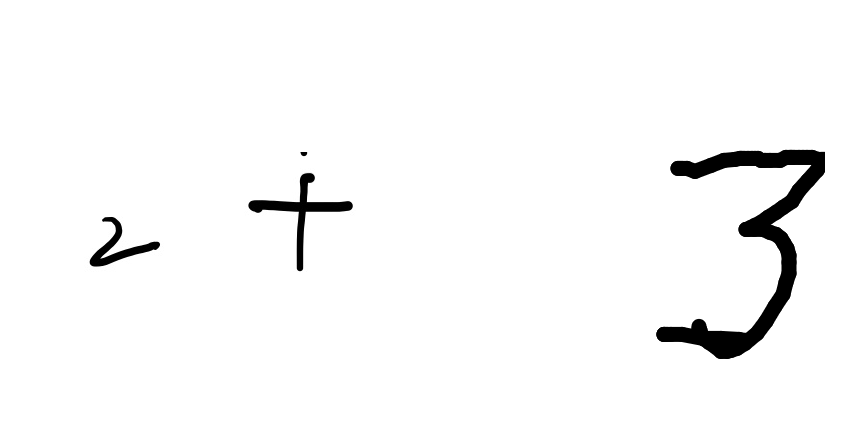
#> input picture test_simple_add.png, 845 x 440 px; its folder holds only this picture in this run
$ python -i inference_utils.py   (imports and definitions only)
#> lines starting #> are read from the running program, lines starting #| are printed output that depends on the picture; after the words box and inside, x2 and y2 are one past the last pixel; in counts of white or black regions, pixels touching at a corner belong together
"""
Utility functions for handwritten equation recognition and solving
"""
# Import TensorFlow configuration FIRST
try:
    import tf_config
except ImportError:
    # Fallback: set env vars manually
    import os
    os.environ['TF_NUM_INTEROP_THREADS'] = '1'
    os.environ['TF_NUM_INTRAOP_THREADS'] = '1'
    os.environ['OMP_NUM_THREADS'] = '1'
    os.environ['MKL_NUM_THREADS'] = '1'
    os.environ['TF_CPP_MIN_LOG_LEVEL'] = '3'

import cv2
import numpy as np
import imutils
from imutils.contours import sort_contours
import re
import sys

# Configure TensorFlow at module import time (before any TF operations)
_configured_tf = False
def _configure_tensorflow():
    """Configure TensorFlow for single-threaded execution - call this once"""
    global _configured_tf
    if _configured_tf:
        return
    try:
        import tensorflow as tf
        # CRITICAL: Must configure before any TensorFlow operations
        tf.config.threading.set_inter_op_parallelism_threads(1)
#> (this line was passed over: tensorflow is not available in this run)
        tf.config.threading.set_intra_op_parallelism_threads(1)
#> (this line was passed over: tensorflow is not available in this run)
        # Disable optimizations
        try:
            tf.config.optimizer.set_experimental_options({'disable_meta_optimizer': True})
#> (this line was passed over: tensorflow is not available in this run)
#> further down, picture is the input picture: shape (440, 845, 3); min 0, max 255, mean 247.7
        except:
            pass
        _configured_tf = True
    except:
        pass

# Configure immediately
_configure_tensorflow()

# [20 lines left out: function preprocess_symbol, not called in this run]

def segment_equation(image):
    """
    Segment an equation image into individual symbols
    Returns: list of symbol bounding boxes (x, y, w, h) and processed images
    """
    # Convert to grayscale
    if len(image.shape) == 3:
        gray = cv2.cvtColor(image, cv2.COLOR_BGR2GRAY)
    else:
        gray = image.copy()

    # Apply threshold
    binary = cv2.threshold(gray, 0, 255, cv2.THRESH_BINARY_INV | cv2.THRESH_OTSU)[1]
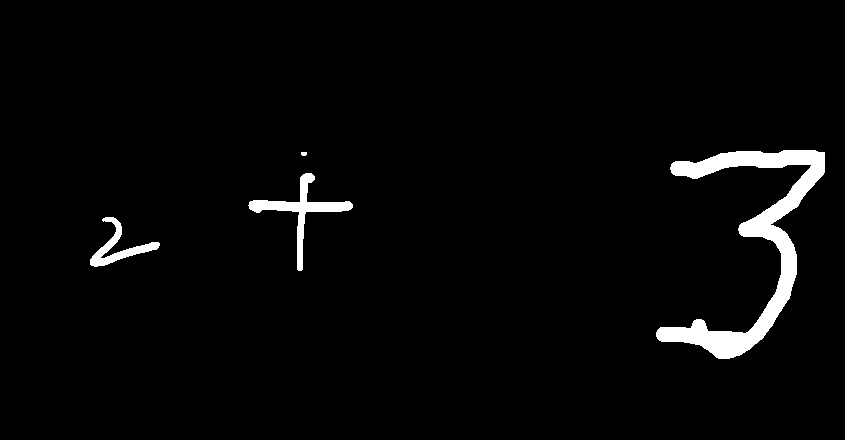
#> binary: shape (440, 845); 2.9% white; 4 white regions

    # Find contours
    cnts = cv2.findContours(binary, cv2.RETR_EXTERNAL, cv2.CHAIN_APPROX_SIMPLE)
#> cnts = 4 contours, 1 with area under 20; largest, box (x1, y1, x2, y2) and area: (656, 150, 825, 359) 7524, (248, 173, 353, 271) 1476, (90, 217, 160, 267) 818
    cnts = imutils.grab_contours(cnts)

    # Sort contours left to right
    if cnts:
        cnts = sort_contours(cnts, method="left-to-right")[0]

    # Extract bounding boxes and images
    symbols = []
    boxes = []

    for c in cnts:
        # Get bounding box
        (x, y, w, h) = cv2.boundingRect(c)

        # Filter out small noise
        if w < 10 or h < 10:
            continue

        # Extract symbol region with padding
        padding = 5
        y_start = max(0, y - padding)
        y_end = min(image.shape[0], y + h + padding)
        x_start = max(0, x - padding)
        x_end = min(image.shape[1], x + w + padding)

        symbol_img = gray[y_start:y_end, x_start:x_end]

        boxes.append((x, y, w, h))
        symbols.append(symbol_img)
#> this loop made 4 passes
#> (x, y, w, h, y_start, y_end, x_start, x_end) on passes 1, 2, 4: (90, 217, 70, 50, 212, 272, 85, 165), (248, 173, 105, 98, 168, 276, 243, 358), (656, 150, 169, 209, 145, 364, 651, 830)
#> (x, y, w, h) on pass 3: (301, 152, 6, 4)
#> pass 1, in segment_equation, `symbol_img = gray[y_start:y_end, x_start:x_end]`:
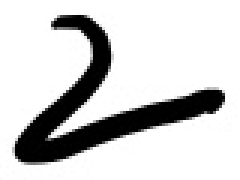
#> symbol_img: shape (60, 80) (shown 3 times larger); min 0, max 255, mean 205.7
#> pass 2, in segment_equation, `symbol_img = gray[y_start:y_end, x_start:x_end]`:
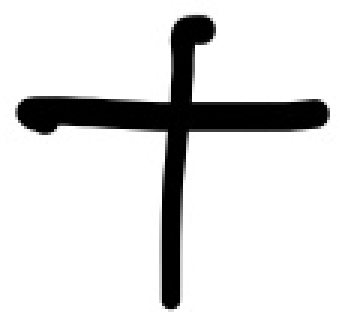
#> symbol_img: shape (108, 115) (shown 3 times larger); min 0, max 255, mean 221
#> after the loop, boxes = [(90, 217, 70, 50), (248, 173, 105, 98), (656, 150, 169, 209)]; symbols = 3 items

    return boxes, symbols

# [250 lines left out: functions map_label_to_symbol, correct_add_sub_by_geometry, solve_equation, recognize_equation, not called in this run]

>>> import cv2
>>> picture = cv2.imread('test_simple_add.png')
>>> result = segment_equation(picture)

$ run again, on test_simple_div.png
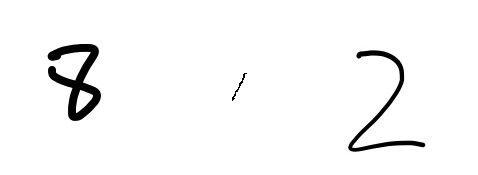
#> input picture test_simple_div.png, 478 x 175 px
#> picture is the input picture: shape (175, 478, 3); min 0, max 255, mean 246.8
#> in segment_equation, `binary = cv2.threshold(gray, 0, 255, cv2.THRESH_BINARY_INV | cv2.THRES..`:
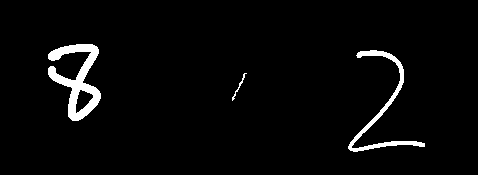
#> binary: shape (175, 478); 3.2% white; 3 white regions
#> cnts = 3 contours; box (x1, y1, x2, y2) and area: (48, 44, 101, 121) 1712, (348, 50, 425, 152) 782, (232, 73, 247, 101) 25
#> the loop in segment_equation, `for c in cnts:` made 3 passes
#> (x, y, w, h, y_start, y_end, x_start, x_end) on passes 1 to 3: (48, 44, 53, 77, 39, 126, 43, 106), (232, 73, 15, 28, 68, 106, 227, 252), (348, 50, 77, 102, 45, 157, 343, 430)
#> pass 3, in segment_equation, `symbol_img = gray[y_start:y_end, x_start:x_end]`:
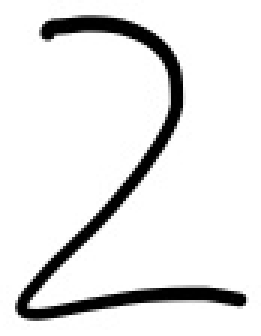
#> symbol_img: shape (112, 87) (shown 3 times larger); min 0, max 255, mean 229.3
#> after the loop in segment_equation, `for c in cnts:`: boxes = [(48, 44, 53, 77), (232, 73, 15, 28), (348, 50, 77, 102)]; symbols = 3 items

$ run again, on test_simple_mul.png
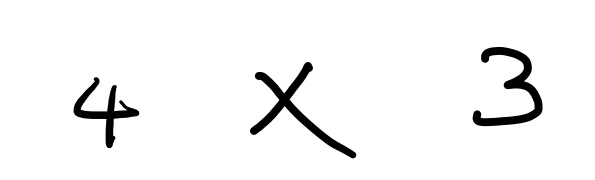
#> input picture test_simple_mul.png, 595 x 180 px
#> picture is the input picture: shape (180, 595, 3); min 0, max 255, mean 244.5
#> in segment_equation, `binary = cv2.threshold(gray, 0, 255, cv2.THRESH_BINARY_INV | cv2.THRES..`:
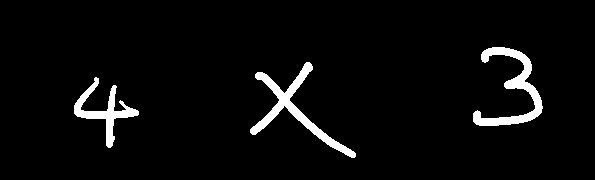
#> binary: shape (180, 595); 4.1% white; 3 white regions
#> cnts = 3 contours; box (x1, y1, x2, y2) and area: (250, 62, 356, 158) 1507, (473, 47, 543, 126) 1404, (74, 77, 139, 148) 978
#> the loop in segment_equation, `for c in cnts:` made 3 passes
#> (x, y, w, h, y_start, y_end, x_start, x_end) on passes 1 to 3: (74, 77, 65, 71, 72, 153, 69, 144), (250, 62, 106, 96, 57, 163, 245, 361), (473, 47, 70, 79, 42, 131, 468, 548)
#> pass 3, in segment_equation, `symbol_img = gray[y_start:y_end, x_start:x_end]`:
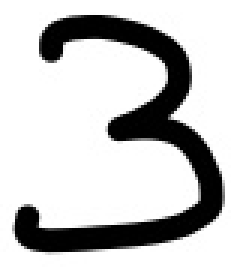
#> symbol_img: shape (89, 80) (shown 3 times larger); min 0, max 255, mean 198.2
#> after the loop in segment_equation, `for c in cnts:`: boxes = [(74, 77, 65, 71), (250, 62, 106, 96), (473, 47, 70, 79)]; symbols = 3 items

$ run again, on test_simple_sub.png
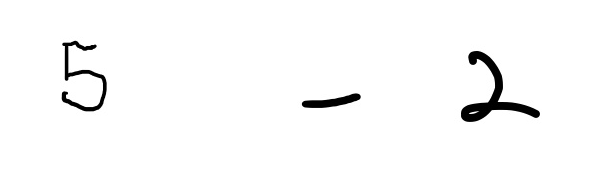
#> input picture test_simple_sub.png, 600 x 175 px
#> picture is the input picture: shape (175, 600, 3); min 0, max 255, mean 248.9
#> in segment_equation, `binary = cv2.threshold(gray, 0, 255, cv2.THRESH_BINARY_INV | cv2.THRES..`:
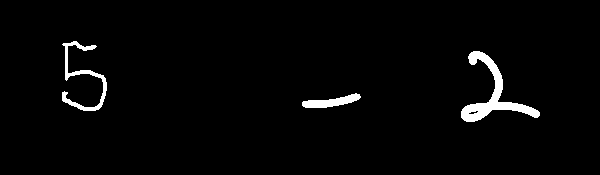
#> binary: shape (175, 600); 2.4% white; 3 white regions
#> cnts = 3 contours; box (x1, y1, x2, y2) and area: (461, 51, 540, 122) 1264, (62, 41, 107, 111) 517, (302, 93, 361, 108) 380
#> the loop in segment_equation, `for c in cnts:` made 3 passes
#> (x, y, w, h, y_start, y_end, x_start, x_end) on passes 1 to 3: (62, 41, 45, 70, 36, 116, 57, 112), (302, 93, 59, 15, 88, 113, 297, 366), (461, 51, 79, 71, 46, 127, 456, 545)
#> pass 3, in segment_equation, `symbol_img = gray[y_start:y_end, x_start:x_end]`:
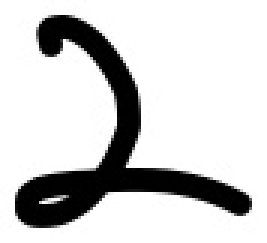
#> symbol_img: shape (81, 89) (shown 3 times larger); min 0, max 255, mean 206
#> after the loop in segment_equation, `for c in cnts:`: boxes = [(62, 41, 45, 70), (302, 93, 59, 15), (461, 51, 79, 71)]; symbols = 3 items
